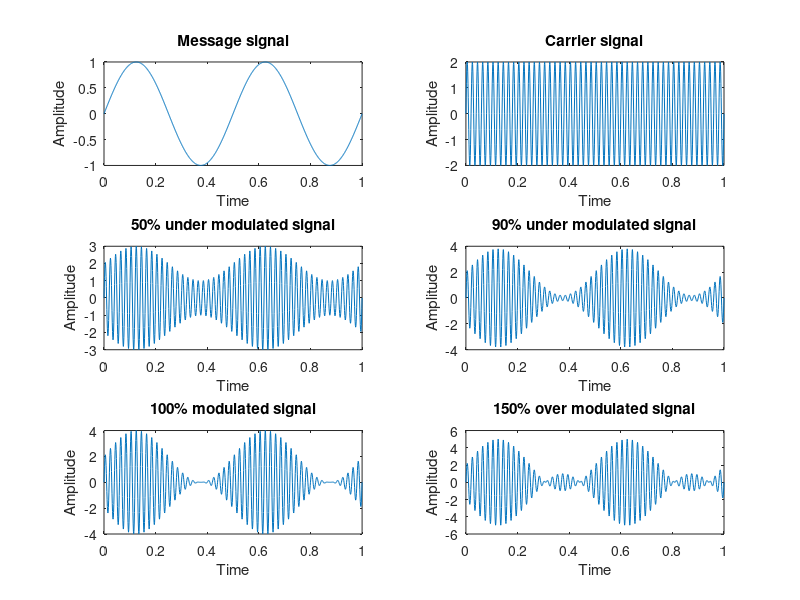

Reproduce this figure in MATLAB.
Am = 1; %Modulating signal amplitude
fm = 2; %Modulating signal frequency
t = 0 : 0.001 : 1 ;
mt = Am * sin (2*pi*fm*t);
Ac = 2;
fc = 50 ;
ct = Ac * sin (2*pi*fc*t);
subplot(3,2,1);
plot(t,mt);
xlabel('Time');
ylabel('Amplitude');
title('Message signal');
subplot(322);
plot(t,ct);
xlabel('Time');
ylabel('Amplitude');
title('Carrier signal');
subplot(323);
st = (1 + (0.5).*mt).*ct;
plot(t,st);
xlabel('Time');
ylabel('Amplitude');
title('50% under modulated signal');
subplot(324);
st = (1 + (0.9).*mt).*ct;
plot(t,st);
xlabel('Time');
ylabel('Amplitude');
title('90% under modulated signal');
subplot(325);
st = (1 + (1).*mt).*ct;
plot(t,st);
xlabel('Time');
ylabel('Amplitude');
title('100% modulated signal');
subplot(326);
st = (1 + (1.5).*mt).*ct;
plot(t,st);
xlabel('Time');
ylabel('Amplitude');
title('150% over modulated signal');





